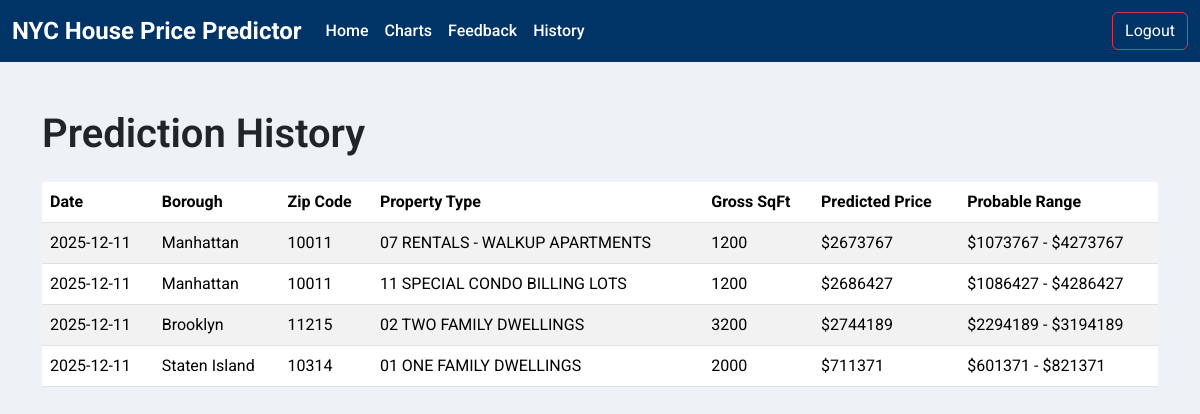
Screenshot of /history (signed in) with the database file from the repository.
### tables this page shows
CREATE TABLE predictions(
    id INTEGER PRIMARY KEY AUTOINCREMENT,
    user_id INTEGER NOT NULL,
    
    
    borough TEXT NOT NULL,
    zip_code INTEGER NOT NULL,
    prop_type TEXT NOT NULL,
    gross_sqft REAL NOT NULL,
    land_sqft REAL NOT NULL,
    year_built INTEGER NOT NULL,
    
    
    estimated_price REAL NOT NULL,
    range_low REAL NOT NULL,
    range_high REAL NOT NULL,
    
    created_at TIMESTAMP DEFAULT CURRENT_TIMESTAMP,
    FOREIGN KEY (user_id) REFERENCES users(id) ON DELETE CASCADE
);

### run.py (the view)
@app.route('/history', methods=['GET'])
@login_required
def render_history():
    user_id = session.get("user_id")
    history_data = db.get_all_history(user_id)
    return render_template('history.html', history=history_data)

### app/modules/database/db.py (called while the page is built)
@contextmanager
def get_connection():
    conn = sqlite3.connect(DB_PATH)
    conn.row_factory = sqlite3.Row
    try:
        yield conn
    finally:
        conn.close()

def get_all_history(user_id: int) -> list:
    sql = """
        SELECT
            borough, zip_code, prop_type, gross_sqft, land_sqft, year_built,
            estimated_price, range_low, range_high, created_at
        FROM predictions
        WHERE user_id = ?
        ORDER BY created_at DESC
    """
    try:
        with get_connection() as conn:
            cursor = conn.execute(sql, (user_id,))
            history = cursor.fetchall()
            return [dict(row) for row in history]
    except sqlite3.Error as e:
        print(f"Database error while fetching history: {e}")
        return []

### app/templates/history.html (shortened to what this page needs)
{% extends "base.html" %}
{% block content %}
<div class="container mt-5">
    <h1 class="mb-4">Prediction History</h1>
    {% if history %}
    <div class="table-responsive">
        <table class="table table-striped table-hover">
            <thead class="thead-dark">
                <tr>
                    <th>Date</th>
                    <th>Borough</th>
                    <th>Zip Code</th>
                    <th>Property Type</th>
                    <th>Gross SqFt</th>
                    <th>Predicted Price</th>
                    <th>Probable Range</th>
                </tr>
            </thead>
            <tbody>
                {% for record in history %}
                <tr>
                    <td>{{ record.created_at.split(' ')[0] }}</td>
                    <td>{{ record.borough }}</td>
                    <td>{{ record.zip_code }}</td>
                    <td>{{ record.prop_type }}</td>
                    <td>{{ "%.0f"|format(record.gross_sqft) }}</td>
                    <td>${{ "%.0f"|format(record.estimated_price) }}</td>
                    <td>${{ "%.0f"|format(record.range_low) }} - ${{ "%.0f"|format(record.range_high) }}</td>
                </tr>
                {% endfor %}
            </tbody>
        </table>
    </div>
    {% else %}
    <p class="text-center">You have no prediction history yet.</p>
    {% endif %}
</div>
{% endblock %}

### app/templates/base.html (shortened to what this page needs)
<!DOCTYPE html>
<html lang="en">
<head>
    <link href="https://cdn.jsdelivr.net/npm/bootstrap@5.3.8/dist/css/bootstrap.min.css"
          rel="stylesheet">
</head>
<body>
    {% block navbar %}
<nav class="navbar navbar-expand-lg navbar-custom">
    <div class="container-fluid">
        <a class="navbar-brand fw-bold fs-4" href="{{ url_for('home') }}">
            NYC House Price Predictor
        </a>
        <div class="collapse navbar-collapse" id="navbarNavDropdown">
            <ul class="navbar-nav me-auto mb-2 mb-lg-0">
                <li class="nav-item">
                    <a class="nav-link" href="{{ url_for('home') }}">Home</a>
                </li>
                <li class="nav-item">
                    <a class="nav-link" href="{{ url_for('charts') }}">Charts</a>
                </li>
                <li class="nav-item">
                    <a class="nav-link" href="{{ url_for('feedback_page') }}">Feedback</a>
                </li>
                <li class="nav-item">
                    <a class="nav-link" href="{{ url_for('render_history') }}">History</a>
                </li>
            </ul>
            <a class="btn btn-outline-danger ms-lg-3" href="{{ url_for('logout') }}">
                Logout
            </a>
        </div>
    </div>
</nav>
{% endblock %}
    <main class="content-wrapper">
        {% block content %}
        {% endblock %}
    </main>
</body>
</html>

### app/templates/base.html (style rules this page uses)
body { background: #eef1f5; font-family: 'Roboto', sans-serif; }
h1, h2, h3, h4, h5 { font-weight: 600; }
.navbar-custom { background-color: #003366; }
.navbar-custom .navbar-brand, .navbar-custom .nav-link { color: #ffffff !important; font-weight: 500; }
.navbar-custom .btn { color: white !important; }

### rows the page displays
predictions: created_at "2025-12-11", borough "Manhattan", zip_code "10011", prop_type "07 RENTALS - WALKUP APARTMENTS", gross_sqft "1200", estimated_price "2673767", range_low "1073767", range_high "4273767"
predictions: created_at "2025-12-11", borough "Manhattan", zip_code "10011", prop_type "11 SPECIAL CONDO BILLING LOTS", gross_sqft "1200", estimated_price "2686427", range_low "1086427", range_high "4286427"
predictions: created_at "2025-12-11", borough "Brooklyn", zip_code "11215", prop_type "02 TWO FAMILY DWELLINGS", gross_sqft "3200", estimated_price "2744189", range_low "2294189", range_high "3194189"
predictions: created_at "2025-12-11", borough "Staten Island", zip_code "10314", prop_type "01 ONE FAMILY DWELLINGS", gross_sqft "2000", estimated_price "711371", range_low "601371", range_high "821371"
